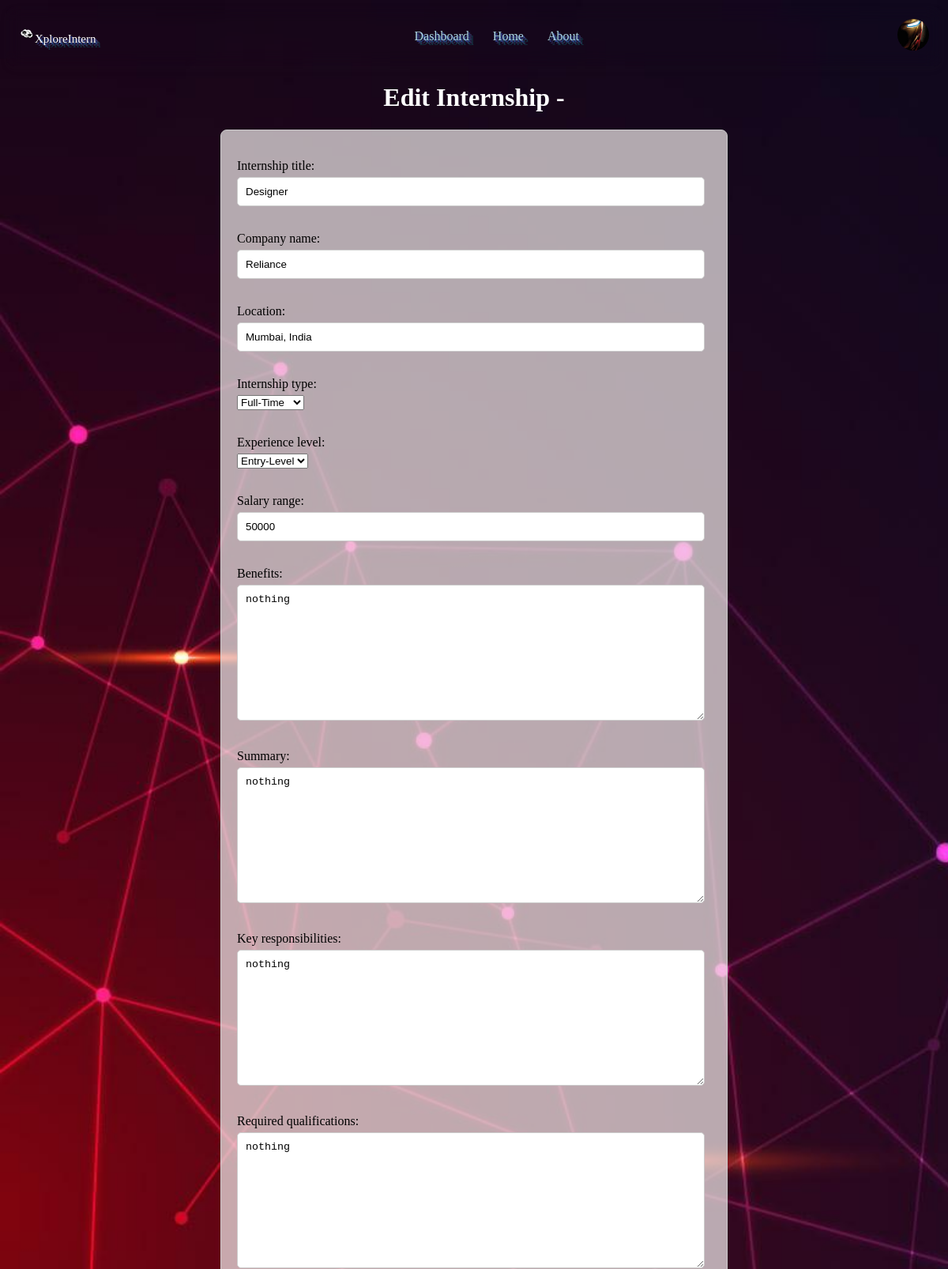
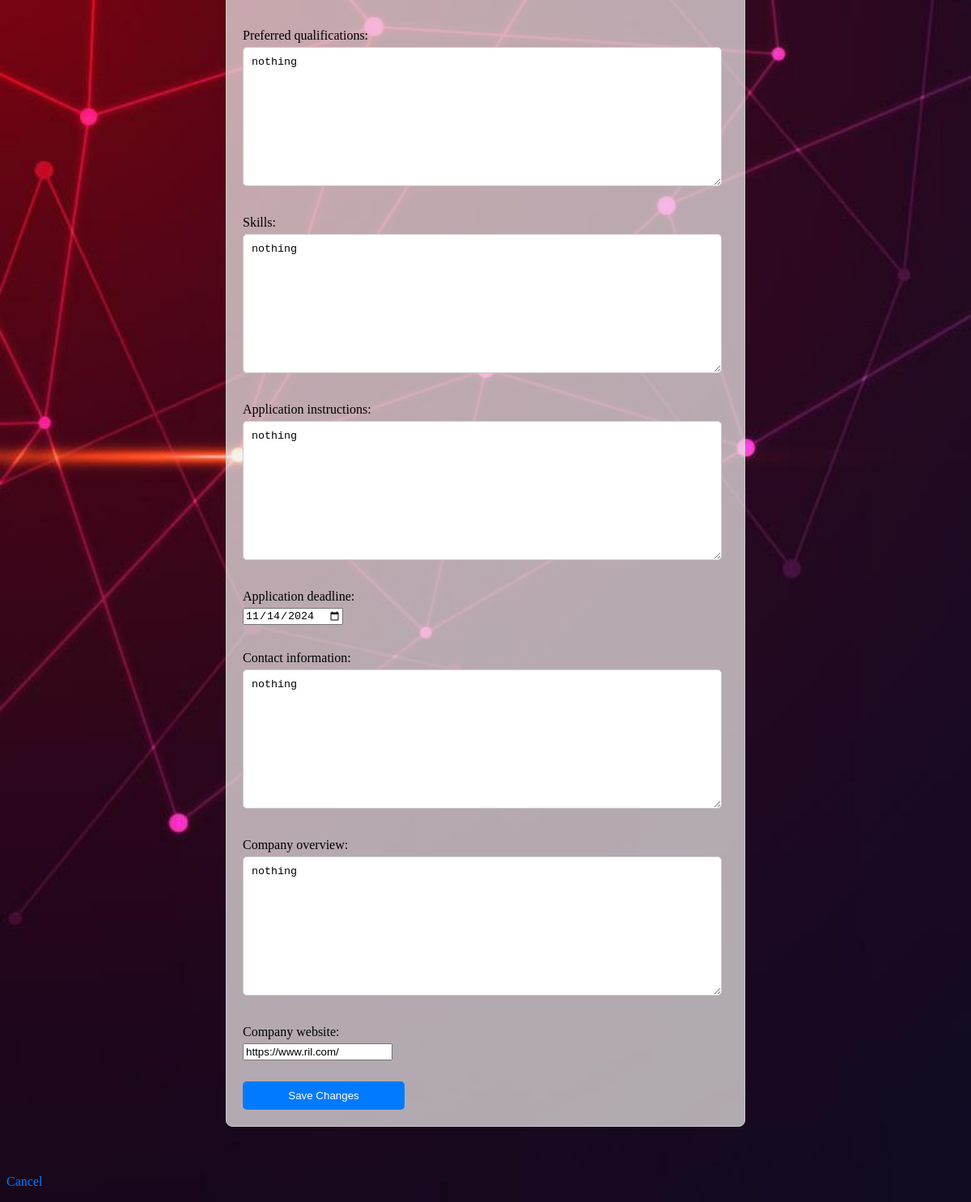
/job/1/edit/ (signed in), run on the app's committed database (2 pictures, top to bottom).
### internships/models.py (models this page shows, shortened)
class Employer(models.Model):
    user = models.OneToOneField(User, on_delete=models.CASCADE)
    company_name = models.CharField(max_length=100)
    location = models.CharField(max_length=100)
    logo = models.FileField(upload_to='logo/', null=True, blank=True)
    updated_at = models.DateTimeField(auto_now=True)
    approved = models.BooleanField(default=False)  # Field to track approval status
    name= models.CharField(max_length=100, null=True, blank=True)
    contact_number = models.CharField(max_length=15, null=True, blank=True)
    description = models.TextField(null=True, blank=True)

class Job(models.Model):
    company = models.ForeignKey(User, on_delete=models.CASCADE)  # Link to Employer model
    internship_title = models.CharField(max_length=100)
    company_name = models.CharField(max_length=100)
    location = models.CharField(max_length=100)
    internship_type = models.CharField(max_length=50, choices=[('Full-time', 'Full-Time'), ('Part-time', 'Part-Time'), ('Contract', 'Contract'), ('Temporary', 'Temporary')])
    experience_level = models.CharField(max_length=50, choices=[('Entry-level', 'Entry-Level'), ('Junior', 'Junior'), ('Mid-level', 'Mid-Level'), ('Senior', 'Senior'), ('Executive', 'Executive')])
    salary_range = models.CharField(max_length=100)
    benefits = models.TextField()
    summary = models.TextField()
    key_responsibilities = models.TextField()
    required_qualifications = models.TextField()
    preferred_qualifications = models.TextField(blank=True)
    skills = models.TextField()
    application_instructions = models.TextField()
    application_deadline = models.DateField()
    contact_information = models.TextField()
    company_overview = models.TextField()
    company_website = models.URLField()
    is_active = models.BooleanField(default=True)

### internships/views.py (the view)
# urls.py: path('job/<int:job_id>/edit/', views.edit_job, name='edit_job'),  # URL for editing job
@login_required
def edit_job(request, job_id):
    job = get_object_or_404(Job, id=job_id, company=request.user)  # Ensure job belongs to the logged-in employer
    if request.method == 'POST':
        form = JobForm(request.POST, instance=job)
        if form.is_valid():
            form.save()
            return redirect('employer_dashboard')  # Redirect to dashboard after editing
    else:
        form = JobForm(instance=job)
    return render(request, 'internships/edit_job.html', {'form': form, 'job': job})

### internships/forms.py
class JobForm(forms.ModelForm):
    class Meta:
        model = Job
        fields = [
            'internship_title', 'company_name', 'location', 'internship_type',
            'experience_level', 'salary_range', 'benefits', 'summary',
            'key_responsibilities', 'required_qualifications', 'preferred_qualifications',
            'skills', 'application_instructions', 'application_deadline',
            'contact_information', 'company_overview', 'company_website'
        ]
        widgets = {
            'application_deadline': forms.DateInput(attrs={'type': 'date', 'min': now().strftime('%Y-%m-%d')})
        }

### internships/templates/internships/edit_job.html (shortened to what this page needs)
{% load static %}
{% include 'internships/base.html' %}
<!DOCTYPE html>
<html>
<head>
    <link rel="stylesheet" href="{% static 'css/form.css' %}">
</head>
<body>
    <h1 style="text-align:center; color: white">Edit Internship - {{ job.job_title }}</h1>
    <form method="POST">
        {{ form.as_p }}
        <button type="submit">Save Changes</button>
    </form>
    <p><a href="{% url 'job_preview' job.id %}">Cancel</a></p>
</body>
</html>

### internships/templates/internships/base.html (shortened to what this page needs)
{% load static %}
<!DOCTYPE html>
<html lang="en">
<head>
    <link rel="stylesheet" href="{% static 'css/styles.css' %}">
</head>
<body>
    <nav>
        <div id="navbar">
            <a id="icon" href="{% url 'home' %}" style="text-shadow: 2px 2px 0 rgba(69, 111, 234, 0.5),
            4px 4px 0 rgba(108, 141, 225, 0.3),
            6px 6px 0 rgba(17, 237, 233, 0.2); color: white"><img src="/static/images/favicon.png" alt="Icon" width="20" height="20"><span>XploreIntern</span></a>
            <div class="nav-links" style="text-shadow: 2px 2px 0 rgba(69, 111, 234, 0.5),
            4px 4px 0 rgba(108, 141, 225, 0.3),
            6px 6px 0 rgba(17, 237, 233, 0.2); ">
            {% if request.user.is_authenticated %}
            {% if user.student %}
                <a href="{% url 'internships_list' %}">Internships</a>
                <a href="{% url 'student_dashboard' %}">Dashboard</a>
            {% elif user.employer %}
                <a href="{% url 'employer_dashboard' %}">Dashboard</a>
            {% endif %}
        {% endif %}
        {% if request.resolver_match.url_name != 'home' %}
            <a href="{% url 'home' %}">Home</a>
            {% endif %}
        <a href="{% url 'about' %}">About</a>
    </div>
    {% if request.user.is_authenticated %}
        <div class="navbar-profile">
            <div class="profile-container">
                {% if user.employer %}
                    {% if user.employer.logo %}
                        <img src="{{ user.employer.logo.url }}?{{ user.employer.updated_at.timestamp }}" alt="Profile Image" class="profile-img" id="profileDropdownToggle">
                    {% else %}
                        <img src="{% static 'images/default_profile.jpg' %}" alt="Profile Image" class="profile-img" id="profileDropdownToggle">
                    {% endif %}
                {% else %}
                    <img src="{% static 'images/default_profile.jpg' %}" alt="Profile Image" class="profile-img" id="profileDropdownToggle">
                {% endif %}
            </div>
        </div>
    {% endif %}
        </div>
    </nav>
</body>
</html>

### static/css/styles.css (style rules this page uses)
#navbar { display: flex; align-items: center; justify-content: space-between; padding: 1rem; box-shadow: 0 4px 8px rgba(40, 38, 38, 0.1); border-radius: 10px; backdrop-filter: blur(10px); -webkit-backdrop-filter: blur(10px); }
#navbar .nav-links { display: flex; align-items: center; gap: 1rem; }
#navbar .nav-links a { color: lightblue; text-decoration: none; font-size: 1rem; border-radius: 10px; padding: 7px; }
#navbar .navbar-profile { display: flex; align-items: center; gap: 1rem; }
#navbar .profile-container { position: relative; cursor: pointer; }
#navbar .profile-img { width: 40px; height: 40px; border-radius: 50%; object-fit: cover; }
#icon { text-decoration: none; cursor: pointer; font-size: 15px; }

### static/css/form.css (style rules this page uses)
body { background-image: url('/static/images/register.jpg'); background-size: cover; background-repeat: no-repeat; }
form { display: flex; flex-direction: column; width: 600px; margin: 0 auto; padding: 20px; border: 1px solid #ccc; border-radius: 8px; background-color: rgb(244, 238, 238,0.7); margin-bottom: 5%; }
label { display: block; margin-bottom: 5px; }
input[type="text"], input[type="email"], textarea { width: 95%; padding: 10px; border: 1px solid #ccc; border-radius: 5px; }
button[type="submit"] { background-color: #007bff; color: #fff; border: none; border-radius: 5px; padding: 10px; cursor: pointer; margin-top: 10px; width: 200px; }
a { text-decoration: none; color: #007bff; }

### data on the page
Job: internship_title "Designer", company_name "Reliance", location "Mumbai, India", internship_type "Full-Time", experience_level "Entry-Level", salary_range "50000", benefits "nothing", summary "nothing", key_responsibilities "nothing", required_qualifications "nothing", preferred_qualifications "nothing", skills "nothing", application_instructions "nothing", application_deadline "11/14/2024", contact_information "nothing", company_overview "nothing", company_website "https://www.ril.com/"
